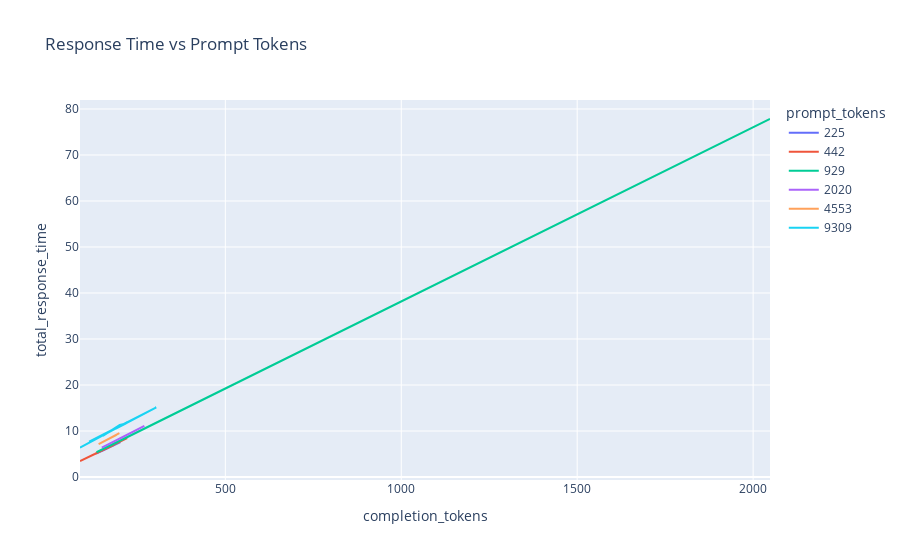

Notebook code cell kept with this figure:
### Code cell
import plotly.express as px
import pandas as pd
import json
import numpy as np

# loading the data
df = pd.read_csv(
    "/Users/velo1/SynologyDrive/GIT_syno/Mac/Netology/NLP/LLM_resp_times_2.csv"
)

# Plotting the data
fig = px.line(
    df,
    x="completion_tokens",
    y="total_response_time",
    color="prompt_tokens",
    title="Response Time vs Prompt Tokens",
)

# Showing the figure
fig.show()

### Figure 1 — Plotly figure (JSON) as saved in the notebook; plotly's stock layout.template omitted (floating-point values rounded to 4 significant figures)
{"data": [{"hovertemplate": "prompt_tokens=225<br>completion_tokens=%{x}<br>total_response_time=%{y}<extra></extra>", "legendgroup": "225", "line": {"color": "#636efa", "dash": "solid"}, "marker": {"symbol": "circle"}, "mode": "lines", "name": "225", "orientation": "v", "showlegend": true, "type": "scatter", "x": [144, 149, 202, 133], "xaxis": "x", "y": [5.634, 5.671, 7.584, 5.079], "yaxis": "y"}, {"hovertemplate": "prompt_tokens=442<br>completion_tokens=%{x}<br>total_response_time=%{y}<extra></extra>", "legendgroup": "442", "line": {"color": "#EF553B", "dash": "solid"}, "marker": {"symbol": "circle"}, "mode": "lines", "name": "442", "orientation": "v", "showlegend": true, "type": "scatter", "x": [129, 221, 87, 184], "xaxis": "x", "y": [5.001, 8.458, 3.484, 7.017], "yaxis": "y"}, {"hovertemplate": "prompt_tokens=929<br>completion_tokens=%{x}<br>total_response_time=%{y}<extra></extra>", "legendgroup": "929", "line": {"color": "#00cc96", "dash": "solid"}, "marker": {"symbol": "circle"}, "mode": "lines", "name": "929", "orientation": "v", "showlegend": true, "type": "scatter", "x": [194, 134, 2048, 202], "xaxis": "x", "y": [7.61, 5.384, 77.83, 7.914], "yaxis": "y"}, {"hovertemplate": "prompt_tokens=2020<br>completion_tokens=%{x}<br>total_response_time=%{y}<extra></extra>", "legendgroup": "2020", "line": {"color": "#ab63fa", "dash": "solid"}, "marker": {"symbol": "circle"}, "mode": "lines", "name": "2020", "orientation": "v", "showlegend": true, "type": "scatter", "x": [200, 270, 221, 149], "xaxis": "x", "y": [8.371, 11.11, 9.093, 6.374], "yaxis": "y"}, {"hovertemplate": "prompt_tokens=4553<br>completion_tokens=%{x}<br>total_response_time=%{y}<extra></extra>", "legendgroup": "4553", "line": {"color": "#FFA15A", "dash": "solid"}, "marker": {"symbol": "circle"}, "mode": "lines", "name": "4553", "orientation": "v", "showlegend": true, "type": "scatter", "x": [191, 173, 140, 199], "xaxis": "x", "y": [9.187, 8.532, 7.146, 9.551], "yaxis": "y"}, {"hovertemplate": "prompt_tokens=9309<br>completion_tokens=%{x}<br>total_response_time=%{y}<extra></extra>", "legendgroup": "9309", "line": {"color": "#19d3f3", "dash": "solid"}, "marker": {"symbol": "circle"}, "mode": "lines", "name": "9309", "orientation": "v", "showlegend": true, "type": "scatter", "x": [152, 200, 218, 189, 304, 113, 220, 87], "xaxis": "x", "y": [8.949, 11.3, 11.66, 10.5, 15.12, 7.669, 11.85, 6.382], "yaxis": "y"}], "layout": {"legend": {"title": {"text": "prompt_tokens"}, "tracegroupgap": 0}, "title": {"text": "Response Time vs Prompt Tokens"}, "xaxis": {"anchor": "y", "domain": [0, 1], "title": {"text": "completion_tokens"}}, "yaxis": {"anchor": "x", "domain": [0, 1], "title": {"text": "total_response_time"}}}}
